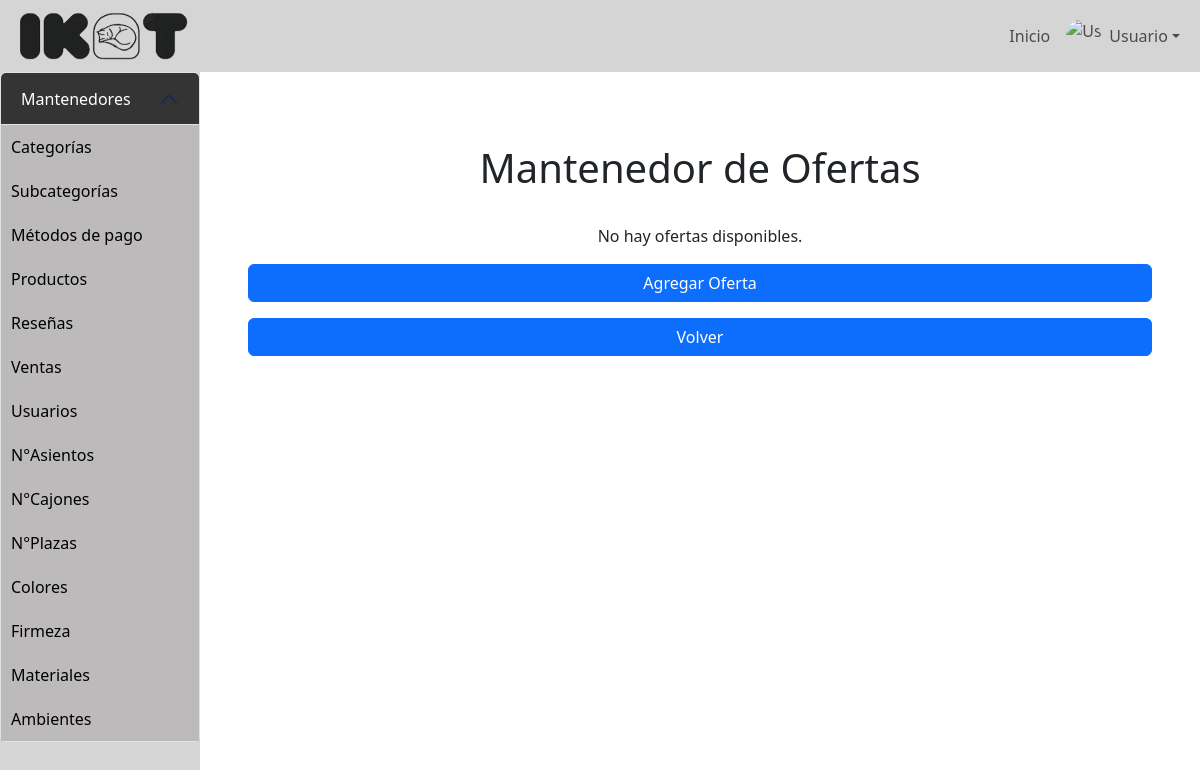
/mantenedores/Mantenedor_ofertas/mostrar_ofertas.php, run on an earlier commit of the app's database.
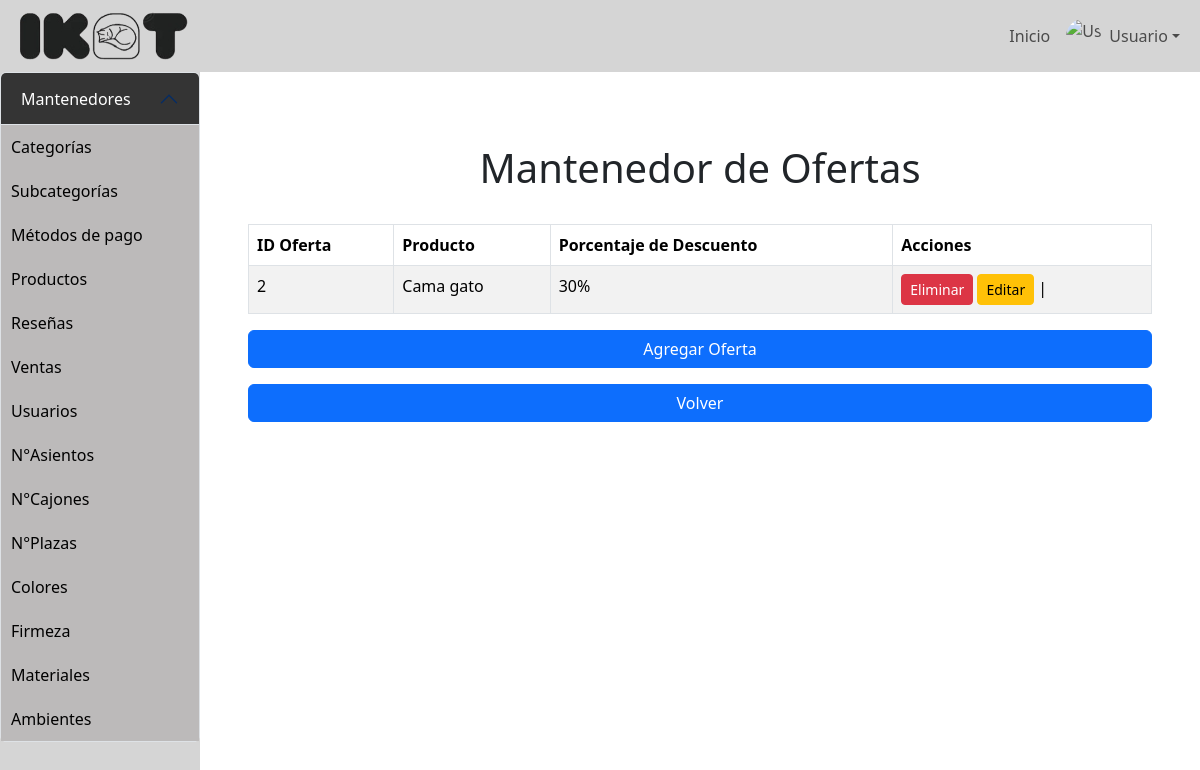
And on a later commit of the database.
### tables this page shows
CREATE TABLE `oferta` (
  `id_oferta` int(10) NOT NULL,
  `porcentaje_descuento` float NOT NULL,
  `activo` tinyint(1) NOT NULL,
  `id_producto` int(10) NOT NULL
);

CREATE TABLE `producto` (
  `id_producto` int(10) NOT NULL,
  `nombre_producto` varchar(50) NOT NULL,
  `precio_unitario` int(11) NOT NULL,
  `stock_producto` int(11) NOT NULL,
  `descripcion_producto` text NOT NULL,
  `foto_producto` varchar(255) NOT NULL,
  `cantidad_vendida` int(11) NOT NULL,
  `top_venta` tinyint(1) NOT NULL,
  `activo` tinyint(1) NOT NULL,
  `id_subcategoria` int(11) DEFAULT NULL
);

### mantenedores/Mantenedor_ofertas/mostrar_ofertas.php (the view, shortened to what the changed rows need)
<?php
include '../../config/conexion.php';
?>
<!DOCTYPE html>
<html lang="en">
<head>
    <link href="https://cdn.jsdelivr.net/npm/bootstrap@5.3.3/dist/css/bootstrap.min.css" rel="stylesheet">
    <link rel="stylesheet" href="../menu/styles.css">
</head>
<body>
    <div class="d-flex">
        <div class="content-area flex-grow-1 p-5 col-4 col-md-10">
            <h1 class="text-center p-4">Mantenedor de Ofertas</h1>
            <div class="table-responsive">
                <?php
                    $query = "SELECT o.id_oferta, o.porcentaje_descuento, p.id_producto, p.nombre_producto
                              FROM oferta o
                              JOIN producto p ON o.id_producto = p.id_producto";
                    $result = $conn->query($query);
                    if ($result && $result->num_rows > 0) {
                        echo "<table class='table table-bordered table-striped'>
                                <thead class='thead-dark'>
                                    <tr>
                                        <th>ID Oferta</th>
                                        <th>Producto</th>
                                        <th>Porcentaje de Descuento</th>
                                        <th>Acciones</th>
                                    </tr>
                                </thead>
                                <tbody>";
                        while ($row = $result->fetch_assoc()) {
                            echo "<tr>
                                    <td>" . $row["id_oferta"] . "</td>
                                    <td>" . $row["nombre_producto"] . "</td>
                                    <td>" . $row["porcentaje_descuento"] . "%</td>
                                    <td>
                                        <form action='borrar_oferta.php' method='post' style='display:inline;'>
                                            <input type='hidden' name='id_oferta' value='" . $row["id_oferta"] . "'>
                                            <button class='btn btn-danger btn-sm' type='submit'>Eliminar</button>
                                        </form>
                                        <a class='btn btn-warning btn-sm' data-bs-toggle='modal' data-bs-target='#editarOfertaModal" . $row["id_oferta"] . "'>Editar</a> |
                                    </td>
                                  </tr>";
                        }
                        echo "</tbody></table>";
                        echo "<a class='btn btn-primary mt-3 d-block' data-bs-toggle='modal' data-bs-target='#agregarOfertaModal'>Agregar Oferta</a>";
                        echo "<a href='../Mantenedor_producto/mostrar_producto.php' class='btn btn-primary mt-3 d-block'>Volver</a>";
                    } else {
                        echo "<p class='text-center'>No hay ofertas disponibles.</p>";
                        echo "<a class='btn btn-primary mt-3 d-block' data-bs-toggle='modal' data-bs-target='#agregarOfertaModal'>Agregar Oferta</a>";
                        echo "<a href='../Mantenedor_producto/mostrar_producto.php' class='btn btn-primary mt-3 d-block'>Volver</a>";
                    }
                ?>
            </div>
        </div>
    </div>
</body>
</html>

What changed in the data, as far as the page shows it:
added oferta: id_oferta "2", id_producto.nombre_producto "Cama gato", porcentaje_descuento "30"
Also different on the page:
text no longer shown: "No hay ofertas disponibles."
text now shown: "ID Oferta Producto Porcentaje de Descuento Acciones"
